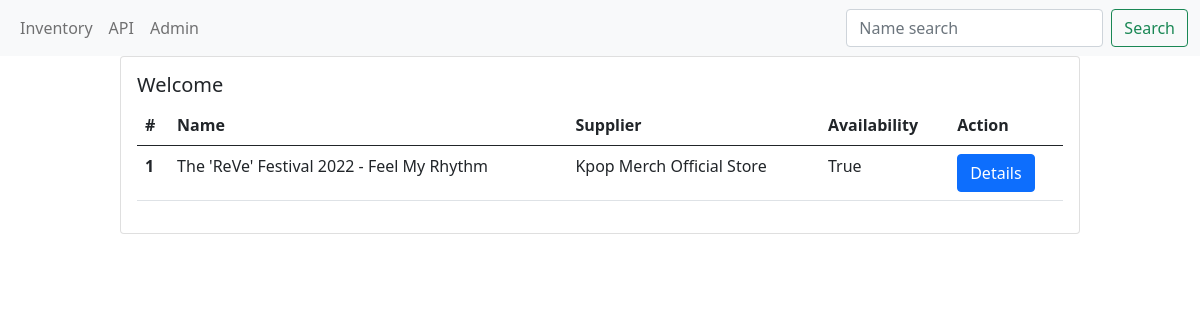
The page /inventory/search on the database as committed earlier.
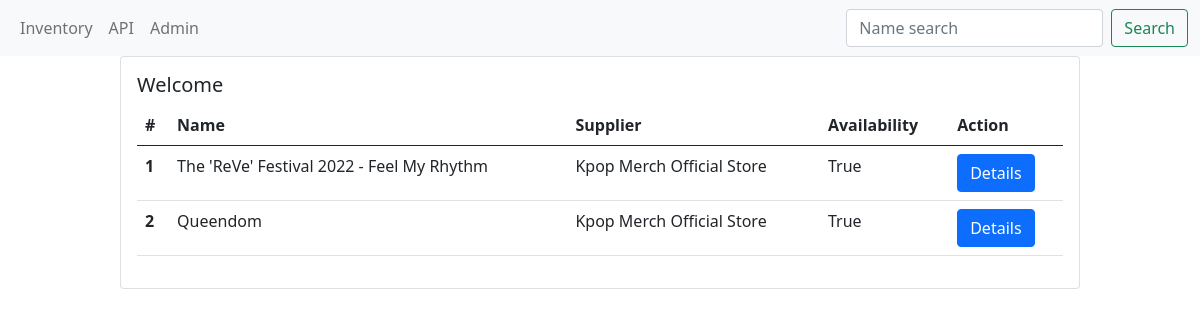
The same page on the database as committed later.
### inventory/models.py (models this page shows, shortened)
class inventory(models.Model):
    name            = models.CharField(max_length=150, unique=True)
    description     = models.CharField(max_length=150)
    note            = models.TextField()
    stock           = models.IntegerField(null=False)
    availability    = models.BooleanField()
    supplier        = models.ForeignKey(supplier, on_delete=models.CASCADE, default=1)

class supplier(models.Model):
    name        = models.CharField(max_length=150, unique=True)
    def __str__(self):
        return self.name

### inventory/views.py (the view)
# urls.py: path('search', search, name="search"),
def search(request):
    if request.method=='GET':
        name = request.GET.get('name', default="")
        queryset = inventory.objects.filter(
            Q(name__icontains=name)
        )
        context = {
            'inv_list': queryset,
        }
        return render(request, 'inventory/index.html', context)

### inventory/templates/inventory/index.html
{% extends 'base.html' %}
{% block content %}
    <div class="card mx-auto" style="width: 80%">
        <div class="card-body">
            <h5 class="card-title">Welcome</h5>
            <table class="table">
                <thead>
                    <tr>
                        <th scope="col">#</th>
                        <th scope="col">Name</th>
                        <th scope="col">Supplier</th>
                        <th scope="col">Availability</th>
                        <th scope="col">Action</th>
                    </tr>
                </thead>
                <tbody>
                    {% for item in inv_list %}
                    <tr>
                        <th scope="row">{{ item.id }}</th>
                        <td>{{ item.name }}</td>
                        <td>{{ item.supplier }}</td>
                        <td>{{ item.availability }}</td>
                        <td>
                            <form action="{% url 'inventory:search_by_id' item.id %}">
                                <button type="submit" class="btn btn-primary">Details</button>
                            </form>
                        </td>
                    </tr>
                    {% endfor %}
                </tbody>
            </table>
        </div>
    </div>
{% endblock %}

### templates/base.html (shortened to what this page needs)
<!DOCTYPE html>
<html>
    <head>
        <link href="https://cdn.jsdelivr.net/npm/bootstrap@5.0.2/dist/css/bootstrap.min.css" rel="stylesheet">
    </head>
    <body>
        <nav class="navbar navbar-expand-lg navbar-light bg-light">
            <div class="container-fluid">
                <ul class="navbar-nav me-auto mb-2 mb-lg-0">
                    <li class="nav-item">
                    <a class="nav-link" href="{% url 'inventory:index' %}">Inventory</a>
                    </li>
                    <li class="nav-item">
                    <a class="nav-link" href="{% url 'api:inv' %}">API</a>
                    </li>
                    <li class="nav-item">
                    <a class="nav-link" href="/admin">Admin</a>
                    </li>
                </ul>
                <form class="d-flex" action="{% url 'inventory:search' %}" method="get">
                    {% autoescape on %}
                    <input class="form-control me-2" name="name" type="search" placeholder="Name search" aria-label="Search">
                    {% endautoescape %}
                    <button class="btn btn-outline-success" type="submit">Search</button>
                </form>
                </div>
        </nav>
        <div id="main">
            {% block content %}
            {% endblock %}
        </div>
    </body>
</html>

Rows that differ between the two databases and show on the page:
added inventory: id "2", name "Queendom", supplier "Kpop Merch Official Store", availability "True"
